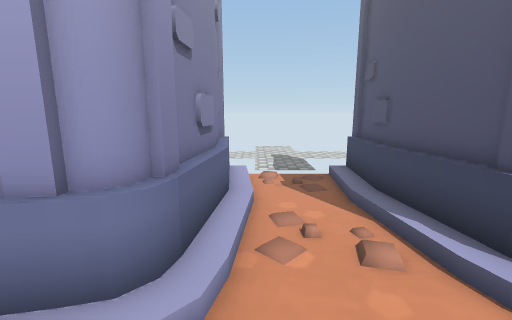
[1] (above)

12 first-person views from a walk through a Unity game level. The camera is 1.4 m above the floor, tilts 10° down and sees 90° across. The floor is counted in squares, 0.5 m on a side. Each view is taken from the middle of a square. On the plan, view 1 faces up. The plan holds only what a view shows up to about 19 squares ahead; the rest is blank. The place goes on beyond the plan. The player is left out. Some surface patterns are stand-ins.

[2]
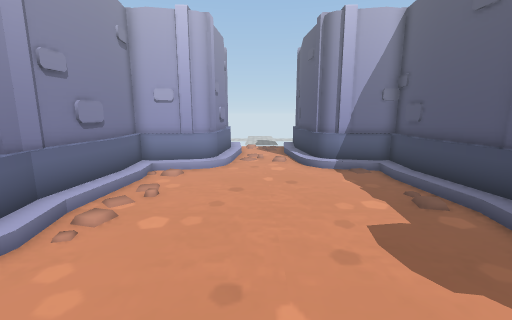

[3]
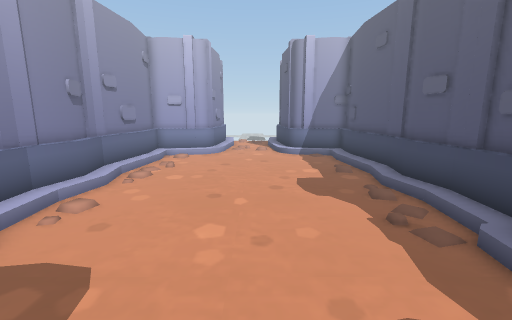

[4]
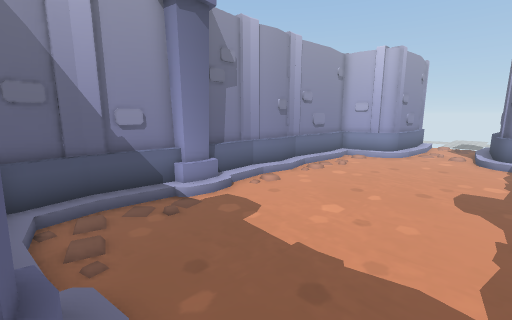

[5]
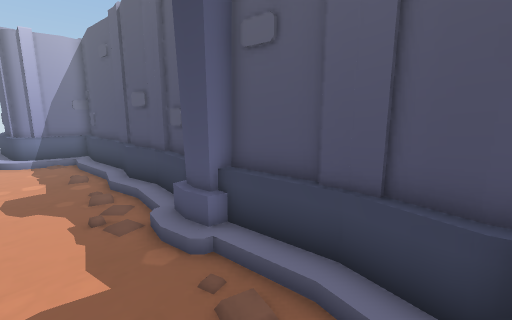

[6]
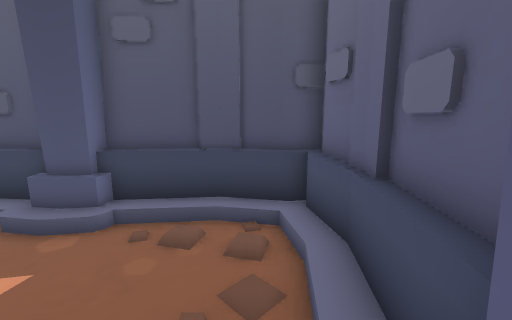

[7]
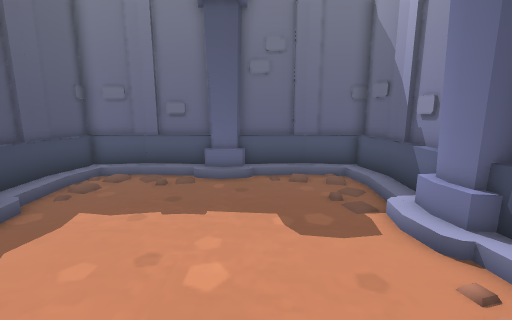

[8]
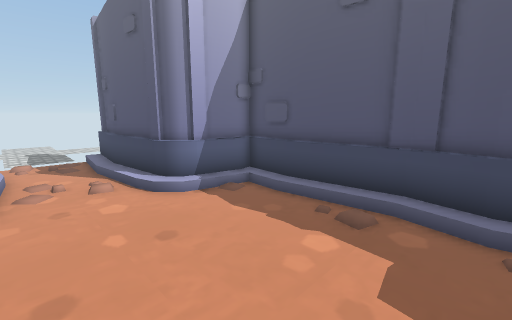

[9]
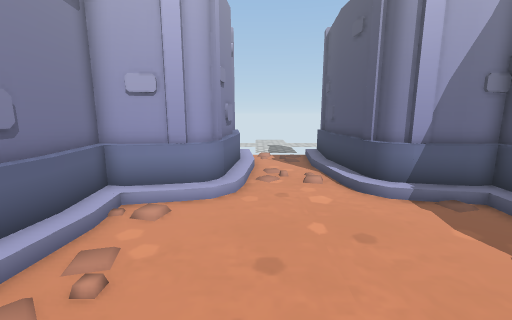

[10]
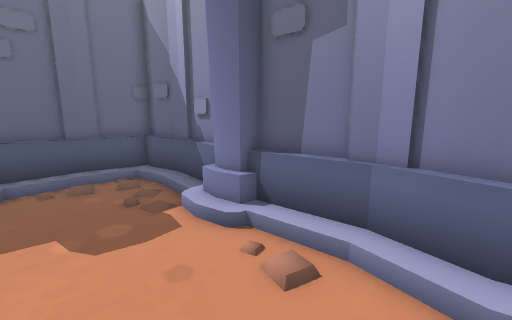

[11]
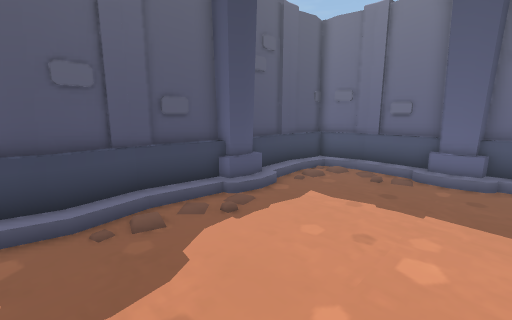

[12]
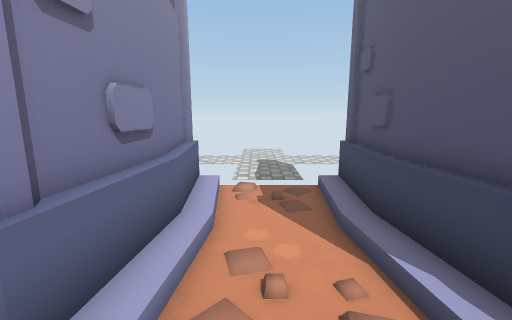

### Floor plan
Key: @ floor where view 1 was taken; # wall or solid block; . floor; / step, stairs or slope; = window, fence, low wall or low ledge; ^ raised ledge.
Columns run from 6 left of view 1 to 9 right of it. Each row starts with its distance up from view 1.
 12     ##    ##
 11     #=....=^
 10     ^=....#^
  9      ^....#^
  8      #....^
  7      #....#^
  6     ^#....=^
  5     #=....=^
  4     ##....=##
  3 #^###/..../=#^##
  2 ^=///......///#^
  1  ^//........./#^
  0  #/...@....../^
 -1 ^#/........../#^
 -2 ^#............=^
 -3 #=............=^
 -4 ##............##
 -5 ##............=^
 -6  #............#^
 -7 ##............#^
 -8 ##............##
 -9 #=............=^
-10 ^=/...........#^
-11 ##/........../#^
-12  #/........../#
-13  #/........../#^
-14  #............=^
-15  #............=^
-16  #............##
-17  #........../.=^
-18  #=###=##=///=#^
-19  #^##^^##^######

Positions as (right, up) in squares from view 1, and headings:
1: (0, 0), facing up
2: (1, -11), facing up
3: (2, -16), facing up
4: (5, -18), facing up-left
5: (4, -18), facing up-right
6: (1, -17), facing right
7: (0, -6), facing down
8: (0, -6), facing up-right
9: (0, -6), facing up
10: (0, -6), facing down-left
11: (0, -5), facing down-right
12: (1, 2), facing up
